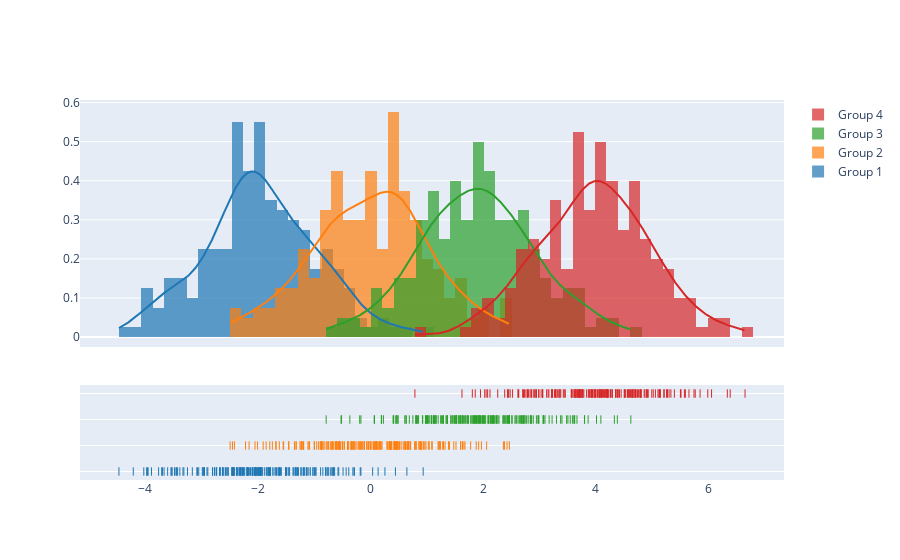

The code cell stored with this chart in its notebook:
### Code cell
import plotly.figure_factory as ff

# Add histogram data
x1 = np.random.randn(200) - 2
x2 = np.random.randn(200)
x3 = np.random.randn(200) + 2
x4 = np.random.randn(200) + 4

# Group data together
hist_data = [x1, x2, x3, x4]

group_labels = ['Group 1', 'Group 2', 'Group 3', 'Group 4']

# Create distplot with custom bin_size
fig = ff.create_distplot(hist_data, group_labels, bin_size=.2)
fig.show()

### Figure 1 — Plotly figure (JSON) as saved in the notebook; plotly's stock layout.template omitted (floating-point values rounded to 4 significant figures; data arrays with more than 128 entries replaced by an {"elided": "..."} marker saying what was removed)
{"data": [{"autobinx": false, "histnorm": "probability density", "legendgroup": "Group 1", "marker": {"color": "rgb(31, 119, 180)"}, "name": "Group 1", "opacity": 0.7, "type": "histogram", "x": {"elided": "200 float values"}, "xaxis": "x", "xbins": {"end": 0.9344, "size": 0.2, "start": -4.468}, "yaxis": "y"}, {"autobinx": false, "histnorm": "probability density", "legendgroup": "Group 2", "marker": {"color": "rgb(255, 127, 14)"}, "name": "Group 2", "opacity": 0.7, "type": "histogram", "x": {"elided": "200 float values"}, "xaxis": "x", "xbins": {"end": 2.465, "size": 0.2, "start": -2.494}, "yaxis": "y"}, {"autobinx": false, "histnorm": "probability density", "legendgroup": "Group 3", "marker": {"color": "rgb(44, 160, 44)"}, "name": "Group 3", "opacity": 0.7, "type": "histogram", "x": {"elided": "200 float values"}, "xaxis": "x", "xbins": {"end": 4.623, "size": 0.2, "start": -0.7882}, "yaxis": "y"}, {"autobinx": false, "histnorm": "probability density", "legendgroup": "Group 4", "marker": {"color": "rgb(214, 39, 40)"}, "name": "Group 4", "opacity": 0.7, "type": "histogram", "x": {"elided": "200 float values"}, "xaxis": "x", "xbins": {"end": 6.651, "size": 0.2, "start": 0.7879}, "yaxis": "y"}, {"legendgroup": "Group 1", "marker": {"color": "rgb(31, 119, 180)"}, "mode": "lines", "name": "Group 1", "showlegend": false, "type": "scatter", "x": {"elided": "500 float values"}, "xaxis": "x", "y": {"elided": "500 float values"}, "yaxis": "y"}, {"legendgroup": "Group 2", "marker": {"color": "rgb(255, 127, 14)"}, "mode": "lines", "name": "Group 2", "showlegend": false, "type": "scatter", "x": {"elided": "500 float values"}, "xaxis": "x", "y": {"elided": "500 float values"}, "yaxis": "y"}, {"legendgroup": "Group 3", "marker": {"color": "rgb(44, 160, 44)"}, "mode": "lines", "name": "Group 3", "showlegend": false, "type": "scatter", "x": {"elided": "500 float values"}, "xaxis": "x", "y": {"elided": "500 float values"}, "yaxis": "y"}, {"legendgroup": "Group 4", "marker": {"color": "rgb(214, 39, 40)"}, "mode": "lines", "name": "Group 4", "showlegend": false, "type": "scatter", "x": {"elided": "500 float values"}, "xaxis": "x", "y": {"elided": "500 float values"}, "yaxis": "y"}, {"legendgroup": "Group 1", "marker": {"color": "rgb(31, 119, 180)", "symbol": "line-ns-open"}, "mode": "markers", "name": "Group 1", "showlegend": false, "type": "scatter", "x": {"elided": "200 float values"}, "xaxis": "x", "y": {"elided": "200 str values"}, "yaxis": "y2"}, {"legendgroup": "Group 2", "marker": {"color": "rgb(255, 127, 14)", "symbol": "line-ns-open"}, "mode": "markers", "name": "Group 2", "showlegend": false, "type": "scatter", "x": {"elided": "200 float values"}, "xaxis": "x", "y": {"elided": "200 str values"}, "yaxis": "y2"}, {"legendgroup": "Group 3", "marker": {"color": "rgb(44, 160, 44)", "symbol": "line-ns-open"}, "mode": "markers", "name": "Group 3", "showlegend": false, "type": "scatter", "x": {"elided": "200 float values"}, "xaxis": "x", "y": {"elided": "200 str values"}, "yaxis": "y2"}, {"legendgroup": "Group 4", "marker": {"color": "rgb(214, 39, 40)", "symbol": "line-ns-open"}, "mode": "markers", "name": "Group 4", "showlegend": false, "type": "scatter", "x": {"elided": "200 float values"}, "xaxis": "x", "y": {"elided": "200 str values"}, "yaxis": "y2"}], "layout": {"barmode": "overlay", "hovermode": "closest", "legend": {"traceorder": "reversed"}, "xaxis": {"anchor": "y2", "domain": [0.0, 1.0], "zeroline": false}, "yaxis": {"anchor": "free", "domain": [0.35, 1], "position": 0.0}, "yaxis2": {"anchor": "x", "domain": [0, 0.25], "dtick": 1, "showticklabels": false}}}
